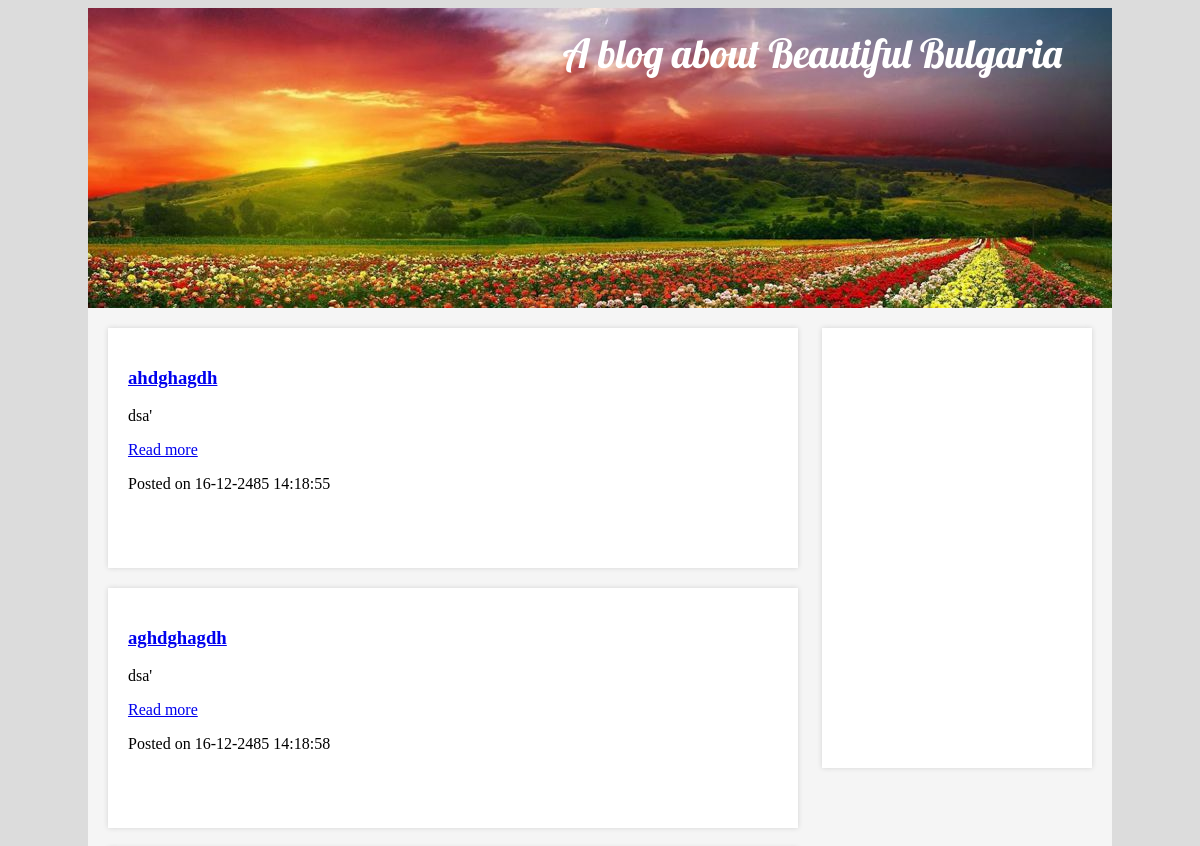
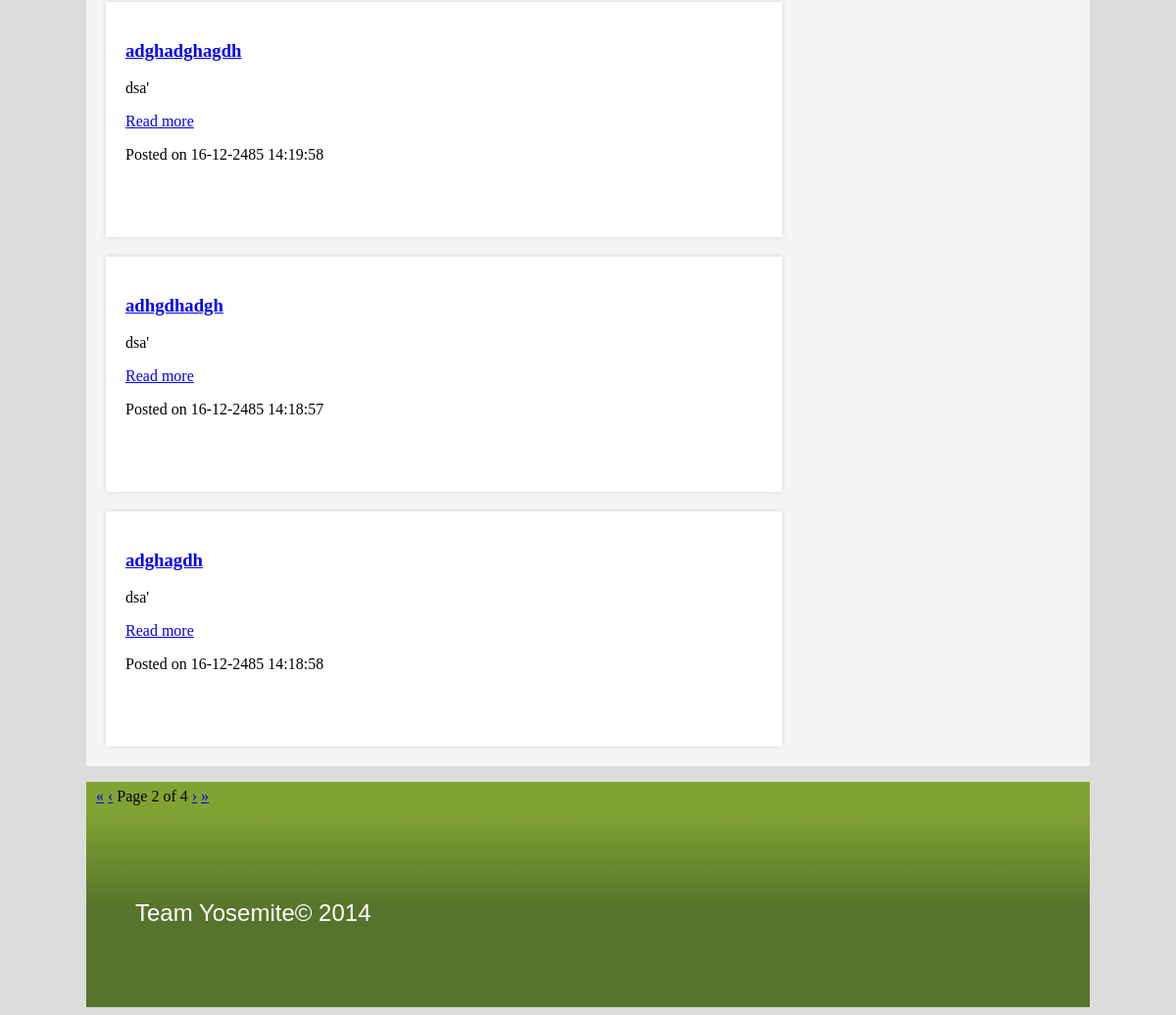
Screenshot of /?page=2 with the database file from the repository (2 pictures, top to bottom).
### tables this page shows
CREATE TABLE IF NOT EXISTS `posts` (
  `post_id` int(11) NOT NULL AUTO_INCREMENT,
  `post_title` varchar(50) NOT NULL,
  `post_description` varchar(255) NOT NULL,
  `post_content` text NOT NULL,
  `post_author` varchar(11) NOT NULL,
  `post_dateCreated` int(15) NOT NULL,
  `post_timesSeen` int(11) NOT NULL,
  PRIMARY KEY (`post_id`),
  KEY `post_author` (`post_author`)
);

### functions.php (called while the page is built, shortened)
<?php
function load_posts($page) {
	global $db;
	$posts = [];
	$postsCount = $db->query('SELECT COUNT(post_id) FROM posts')->fetchColumn();
	$postsLimit = 5;
	$allPages = ceil($postsCount / $postsLimit);
	$offset = ($page - 1) * $postsLimit;
	$stmt = $db->prepare('SELECT `post_id`, `post_title`, `post_description`, `post_author`, `post_dateCreated`, `post_timesSeen` FROM posts ORDER BY post_id DESC LIMIT :limit OFFSET :offset');
    $stmt->bindParam(':limit', $postsLimit, PDO::PARAM_INT);
    $stmt->bindParam(':offset', $offset, PDO::PARAM_INT);
    $stmt->execute();
	while($row = $stmt->fetch()) {
		$posts[] = $row;
	}
	return [ 'posts' => $posts, 'totalPages' => $allPages ];
}

### index.php (the view)
<?php
include 'config.php';
include 'functions.php';
include 'templates/header.php';
?>
<body class="indexPage">
	<header>
		<p>A blog about Beautiful Bulgaria</p>
	</header>
	<?php
		$page = isset($_GET['page']) && $_GET['page'] != null ? $_GET['page'] : 1;
		$data = load_posts($page);
	?>
	<main class="clearfix">
	<aside></aside>
		<?php foreach($data['posts'] as $post):?>
			<article>
				<h3><a href="view_post.php?id=<?= $post['post_id'];?>"><?= $post['post_title'];?></a></h3>
				<p><?= $post['post_description'];?>'</p>
				<p><a href="view_post.php?id=<?= $post['post_id'];?>">Read more</a></p>
				<p>Posted on <?= date('d-m-Y H:i:s', strtotime($post['post_dateCreated']));?></p>
			</article>
		<?php endforeach;?>
	</main>
<?php
	$totalPages = $data['totalPages'];
	$previouslink = ($page > 1) ? '<a href="?page=1" title="First page">&laquo;</a> <a href="?page=' . ($page - 1) . '" title="Previous page">&lsaquo;</a>' : '<span class="disabled">&laquo;</span> <span class="disabled">&lsaquo;</span>';
	$nextlink = ($page < $totalPages) ? '<a href="?page=' . ($page + 1) . '" title="Next page">&rsaquo;</a> <a href="?page=' . $totalPages . '" title="Last page">&raquo;</a>' : '<span class="disabled">&rsaquo;</span> <span class="disabled">&raquo;</span>';
?>
	<div id="paging">
		<p>
			<?= $previouslink;?>
			Page <?= $page;?> of <?= $totalPages;?>
			<?= $nextlink;?>
		</p>
	</div>
<?php
include 'templates/footer.php';

### styles/main.css (style rules this page uses)
.clearfix:after { content: ""; display: table; clear: both; }
.indexPage { box-sizing: border-box; background-color: #dcdcdc; }
header { position: relative; box-sizing: border-box; background-image: url("../images/hedaer-background.jpg"); height: 300px; width: 1024px; margin: 0 auto; }
header p { font-family: Lobster, sans-serif; position: absolute; bottom: 190px; right: 50px; color: white; font-size: 40px; }
.indexPage main { padding: 20px 20px 0 20px; background-color: #f5f5f5; box-sizing: border-box; width: 1024px; margin: 0 auto; }
.indexPage article { display: block; float: left; padding: 20px; margin-bottom: 20px; width: 650px; min-height: 200px; background-color: white; box-shadow: 0 0 5px lightgrey; }
.indexPage aside { display: inline-block; float: right; padding: 20px; width: 230px; min-height: 400px; background-color: white; box-shadow: 0 0 5px lightgrey; }
.indexPage #paging { box-sizing: border-box; height: 30px; line-height: 30px; padding: 0 10px; width: 1024px; margin: 0 auto; background-color: #83a234; }

### rows the page displays
posts: post_title "ahdghagdh", post_description "dsa", post_dateCreated "16-12-2485 14:18:55"
posts: post_title "aghdghagdh", post_description "dsa", post_dateCreated "16-12-2485 14:18:58"
posts: post_title "adghadghagdh", post_description "dsa", post_dateCreated "16-12-2485 14:19:58"
posts: post_title "adhgdhadgh", post_description "dsa", post_dateCreated "16-12-2485 14:18:57"
posts: post_title "adghagdh", post_description "dsa", post_dateCreated "16-12-2485 14:18:58"

### other values shown
$page "2"
$totalPages "4"
